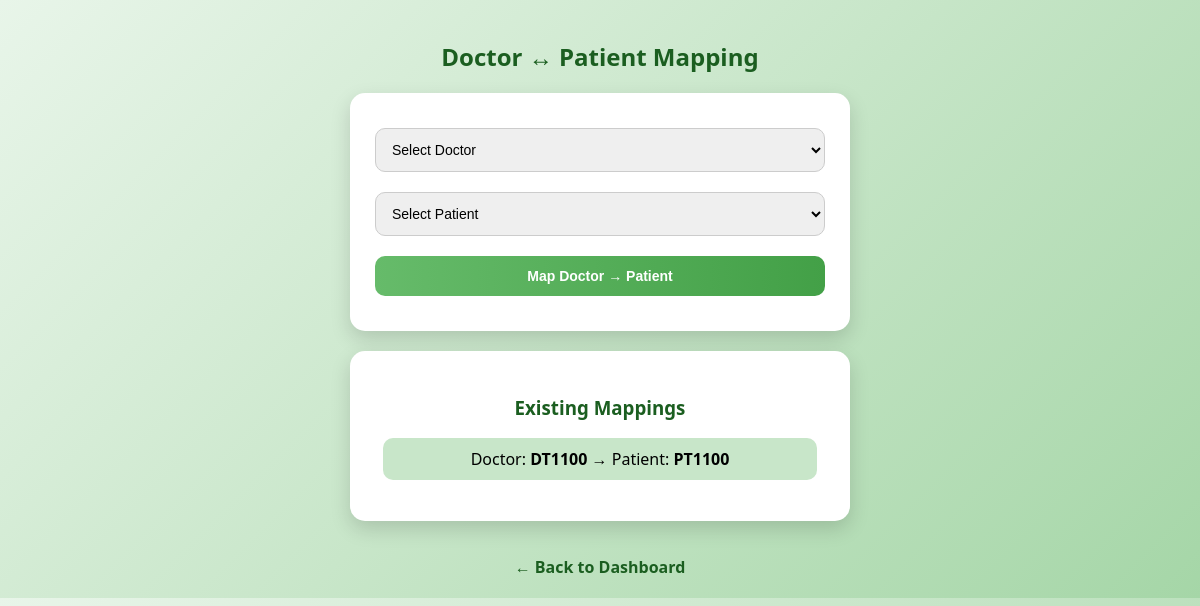
Before: /mapping (signed in) with the older database file.
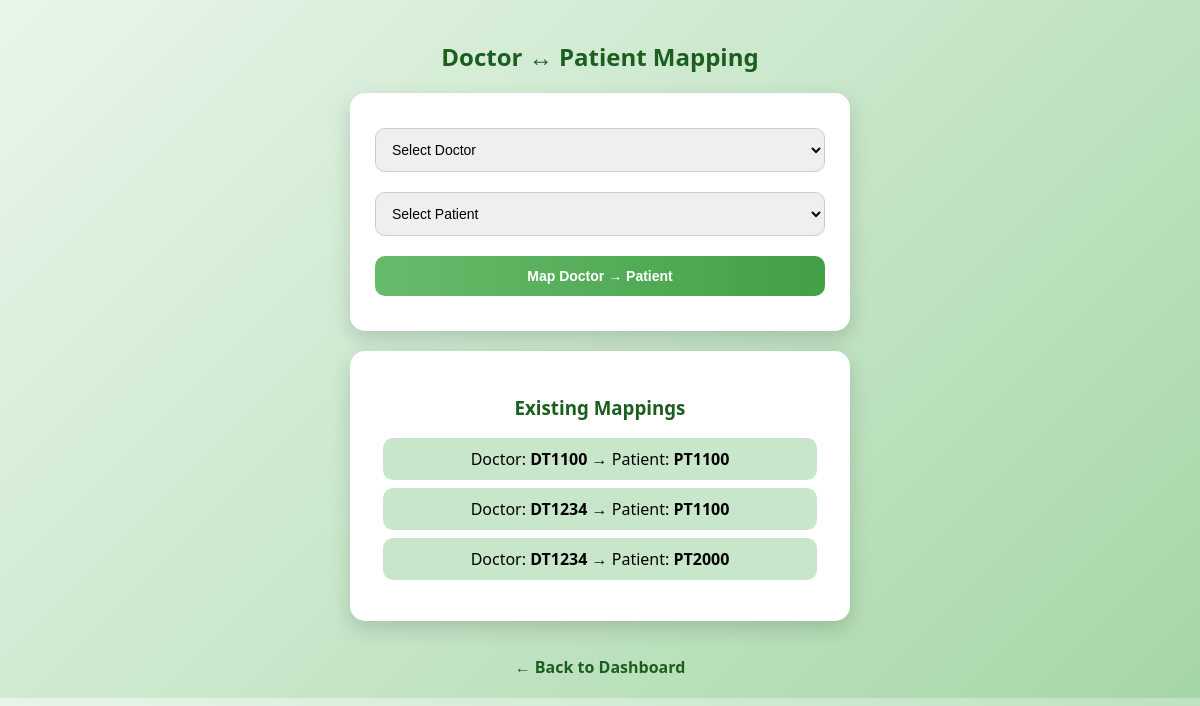
After: the same page with the newer database file.
### tables this page shows
CREATE TABLE doctor_patient_map (
        doctor_id TEXT,
        patient_id TEXT
    );

### app.py (the view, shortened to what this page needs)
@app.route("/mapping", methods=["GET", "POST"])
@login_required("admin")
def mapping():
    msg = ""
    conn = get_db()
    cur = conn.cursor()
    cur.execute("SELECT * FROM doctor_info")
    doctors = cur.fetchall()
    cur.execute("SELECT * FROM patient_info")
    patients = cur.fetchall()
    cur.execute("SELECT * FROM doctor_patient_map")
    mappings = cur.fetchall()
    conn.close()
    return render_template("mapping.html",
                           doctors=doctors,
                           patients=patients,
                           mappings=mappings,
                           message=msg)

### app.py (called while the page is built)
def get_db():
    conn = sqlite3.connect(DB_FILE)
    conn.row_factory = sqlite3.Row
    return conn

def login_required(role=None):
    def wrapper(f):
        @wraps(f)
        def decorated(*args, **kwargs):
            if "role" not in session:
                return redirect(url_for("login"))
            if role and session["role"] != role:
                return "Access Denied ❌", 403
            return f(*args, **kwargs)
        return decorated
    return wrapper

### templates/mapping.html (shortened to what this page needs)
<!DOCTYPE html>
<html>
<head>
</head>
<body>
<h2>Doctor ↔ Patient Mapping</h2>
<div class="card">
    <form method="POST">
        <select name="doctor_id" required>
            <option value="">Select Doctor</option>
        </select>
        <select name="patient_id" required>
            <option value="">Select Patient</option>
        </select>
        <button type="submit">Map Doctor → Patient</button>
    </form>
</div>
<div class="card">
    <h3 style="color:#1B5E20;">Existing Mappings</h3>
    {% if mappings %}
        <ul>
            {% for m in mappings %}
                <li>
                    Doctor: <b>{{ m['doctor_id'] }}</b>
                    →
                    Patient: <b>{{ m['patient_id'] }}</b>
                </li>
            {% endfor %}
        </ul>
    {% else %}
        <p>No mappings found.</p>
    {% endif %}
</div>
<a class="back" href="{{ url_for('admin_dashboard') }}">← Back to Dashboard</a>
</body>
</html>

### templates/mapping.html (style rules this page uses)
body { font-family: 'Segoe UI', sans-serif; background: linear-gradient(135deg, #E8F5E9, #C8E6C9, #A5D6A7); margin: 0; padding: 20px; text-align: center; }
h2 { color: #1B5E20; margin-bottom: 20px; }
.card { background: white; padding: 25px; width: 450px; margin: 20px auto; border-radius: 15px; box-shadow: 0px 8px 20px rgba(0,0,0,0.15); }
select, button { width: 100%; padding: 12px; margin: 10px 0; border-radius: 10px; border: 1px solid #ccc; font-size: 14px; }
button { background: linear-gradient(to right, #66BB6A, #43A047); color: white; border: none; font-weight: 600; cursor: pointer; }
ul { list-style: none; padding: 0; }
li { background: #C8E6C9; margin: 8px; padding: 10px; border-radius: 10px; font-weight: 500; }
.back { display: inline-block; margin-top: 15px; text-decoration: none; color: #1B5E20; font-weight: bold; }

Changed rows visible on the page:
added doctor_patient_map: doctor_id "DT1234", patient_id "PT1100"
added doctor_patient_map: doctor_id "DT1234", patient_id "PT2000"
